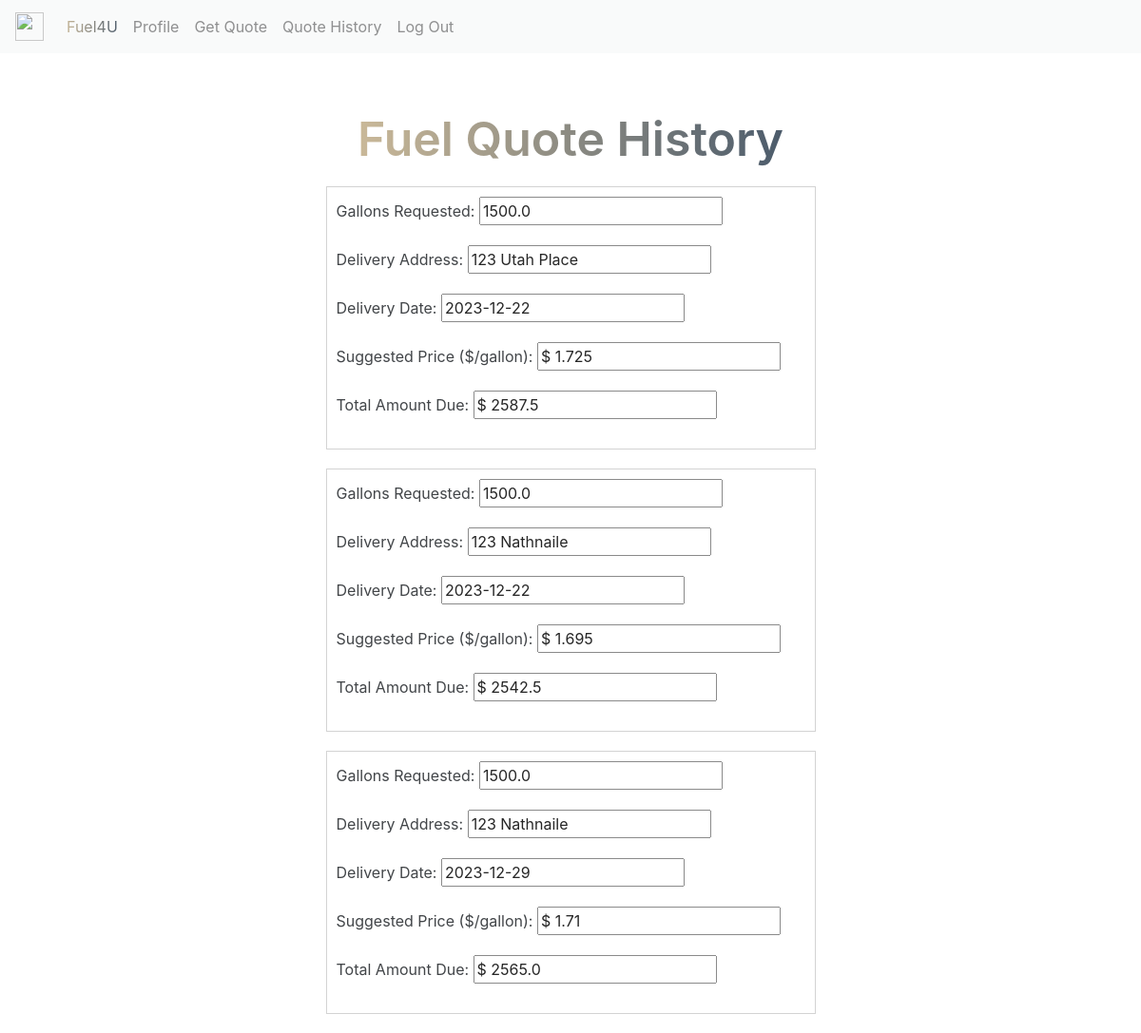
The page /quote_history (signed in) on the database its author committed.
### website/models.py (models this page shows, shortened)
class Quote(db.Model):
    id = db.Column(db.Integer, primary_key=True)
    gallons_requested = db.Column(db.Float, nullable=False)
    delivery_date = db.Column(db.Date, nullable=False)
    suggested_price = db.Column(db.Float)
    total_amount_due = db.Column(db.Float)
    state = db.Column(db.String(2))
    address = db.Column(db.String(150))
    user_id = db.Column(db.Integer, db.ForeignKey('user.id'), nullable=False)
    user = db.relationship('User', back_populates="quotes")

### website/views.py (the view)
@views.route('/quote_history')
def quotehistory():
    return render_template("quotehistory.html", user=current_user)

### website/__init__.py (called while the page is built)
def create_app():
    app = Flask(__name__)
    app.config['SECRET_KEY'] = 'hjshjhdjah kjshkjdhjs'
    app.config['SQLALCHEMY_DATABASE_URI'] = f'sqlite:///{DB_NAME}'
    db.init_app(app)
    from .views import views
    from .auth import auth
    app.register_blueprint(views, url_prefix='/')
    app.register_blueprint(auth, url_prefix='/')
    from .models import User, Quote
    with app.app_context():
        db.create_all()
    login_manager = LoginManager()
    login_manager.login_view = 'auth.login'
    login_manager.init_app(app)
    @login_manager.user_loader
    def load_user(user_id):
        return User.query.filter_by(username=user_id).first()
    return app

### website/templates/quotehistory.html
{% extends "base.html" %} {% block title %}Quote History{% endblock %}
{% block content %}
<div style="padding: 20px; margin: 0 auto; margin-top: 40px; background-color: white; opacity: 85%; width: 50%;">
    <h3 align="center">Fuel Quote History</h3>
    {% for quote in user.quotes[::-1] %}
    <form method="GET" style="margin-top: 20px; border: 1px solid #ccc; padding: 10px;">
        <div class="form-group">
            <label for="gallonsRequested{{ loop.index }}">Gallons Requested:</label>
            <input type="text" id="gallonsRequested{{ loop.index }}" name="gallonsRequested{{ loop.index }}" readonly value="{{ quote.gallons_requested }}">
        </div>
        <div class="form-group">
            <label for="deliveryAddress{{ loop.index }}">Delivery Address:</label>
            <input type="text" id="deliveryAddress{{ loop.index }}" name="deliveryAddress{{ loop.index }}" readonly value="{{ quote.address }}">
        </div>
        <div class="form-group">
            <label for="deliveryDate{{ loop.index }}">Delivery Date:</label>
            <input type="text" id="deliveryDate{{ loop.index }}" name="deliveryDate{{ loop.index }}" readonly value="{{ quote.delivery_date }}">
        </div>
        <div class="form-group">
            <label for="suggestedPrice{{ loop.index }}">Suggested Price ($/gallon):</label>
            <input type="text" id="suggestedPrice{{ loop.index }}" name="suggestedPrice{{ loop.index }}" readonly value="$ {{ quote.suggested_price }}">
        </div>
        <div class="form-group">
            <label for="totalAmount{{ loop.index }}">Total Amount Due:</label>
            <input type="text" id="totalAmount{{ loop.index }}" name="totalAmount{{ loop.index }}" readonly value="$ {{ quote.total_amount_due }}">
        </div>
    </form>
    {% endfor %}
</div>
{% endblock %}

### website/templates/base.html (shortened to what this page needs)
<!DOCTYPE html>
<html>
    <head>
        <link rel="stylesheet" href="{{ url_for('static', filename='/bootstrap.css')}}">
    </head>
    <body>
        <nav class="navbar navbar-expand-lg navbar-light bg-light" style="opacity: 85%;">
            <a class="navbar-brand" href="/">
                <img src="{{ url_for('static', filename='jetlogo.png')}}" width="30" height="30" class="d-inline-block align-top" alt="">
            </a>
            <div class="collapse navbar-collapse" id="navbarNav">
              <ul class="navbar-nav">
                <li class="nav-item">
                  <a class="nav-link" href="/" style="background-image: linear-gradient(to left, rgb(34, 55, 78), rgb(204, 181, 139));
                  color: transparent;
                  background-clip: text;
                  -webkit-background-clip: text;">Fuel4U</a>
                </li>
                {% if user.is_authenticated %}
                <li class="nav-item">
                  <a class="nav-link" href="/profile">Profile</a>
                </li>
                <li class="nav-item">
                  <a class="nav-link" href="/get_quote">Get Quote</a>
                </li>
                <li class="nav-item">
                  <a class="nav-link" href="/quote_history">Quote History</a>
                </li>
                <li class="nav-item">
                  <a class="nav-link" href="/logout">Log Out</a>
                </li>
                {% endif %}
              </ul>
            </div>
          </nav>
          <div class="container">{% block content %} {% endblock %}</div>
    </body>
</html>

### rows shown on the page
Quote: gallons_requested "1500.0", address "123 Utah Place", delivery_date "2023-12-22", suggested_price "$ 1.725", total_amount_due "$ 2587.5"
Quote: gallons_requested "1500.0", address "123 Nathnaile", delivery_date "2023-12-22", suggested_price "$ 1.695", total_amount_due "$ 2542.5"
Quote: gallons_requested "1500.0", address "123 Nathnaile", delivery_date "2023-12-29", suggested_price "$ 1.71", total_amount_due "$ 2565.0"
